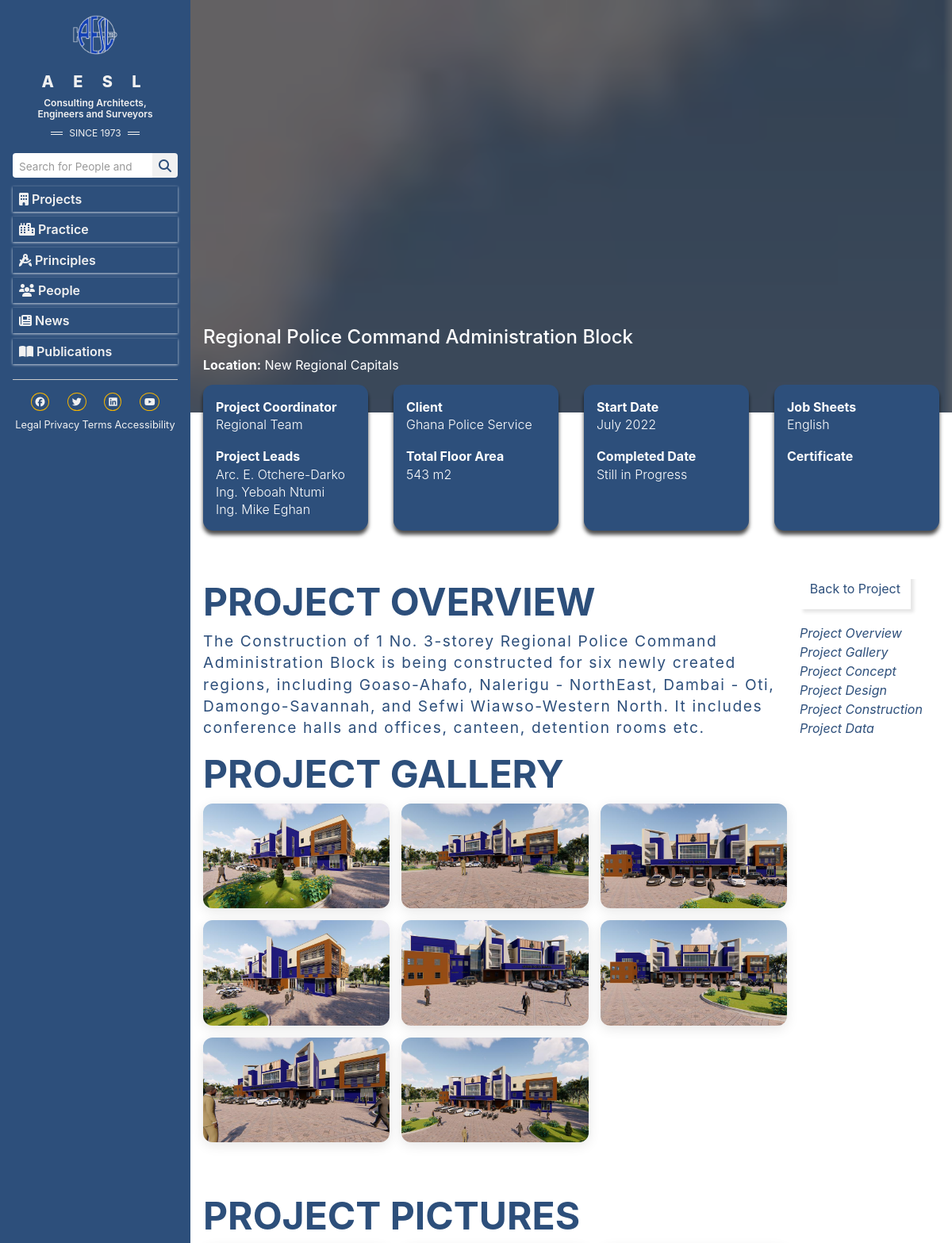
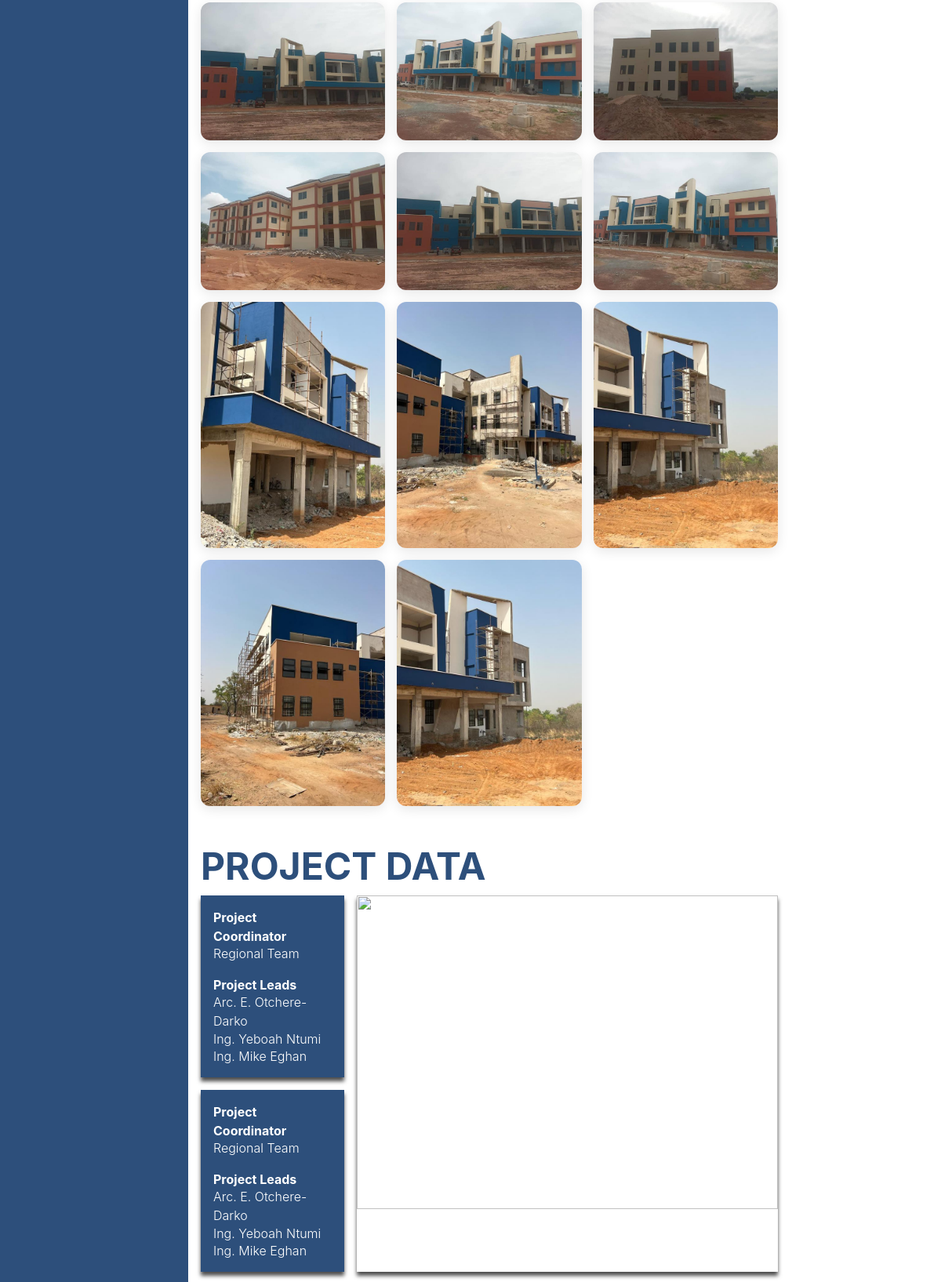
/project/1/ (upper part), run on the app's committed database (2 pictures, top to bottom).
### frontend/models.py (models this page shows, shortened)
class ImageOptimizeMixin:
    IMAGE_MAX_SIZE = (1200, 1200)
    IMAGE_QUALITY = 85

class Project(models.Model, ImageOptimizeMixin):
    title = models.CharField(max_length=200)
    client = models.CharField(max_length=200)
    location = models.CharField(max_length=300, default="Accra")
    picture = models.ImageField(
        upload_to="projects/main_pictures/", blank=True, null=True
    )
    little_text_details = models.TextField()
    project_coordinator = models.CharField(max_length=150)
    project_leaders = models.ManyToManyField(ProjectLeader, related_name="projects")
    other_team_members = models.ManyToManyField(
        ProjectTeamMember, related_name="projects", blank=True
    )
    total_floor_area = models.CharField(max_length=100)
    start_date = models.DateField()
    completed_date = models.DateField(blank=True, null=True)
    job_sheets = models.CharField(max_length=300, blank=True)
    certificate = models.CharField(max_length=300, blank=True)
    category = models.ForeignKey(
        ProjectCategory, on_delete=models.SET_NULL, null=True, related_name="projects"
    )
    created_at = models.DateTimeField(auto_now_add=True)

class ProjectLeader(models.Model):
    full_name = models.CharField(max_length=150)

class ProjectImage(models.Model, ImageOptimizeMixin):
    PROJECT_PICTURE = "project"
    CONSTRUCTION_PICTURE = "construction"
    PROJECT_3D_VISUALIZATIONS_PICTURE = "project_3d_visualizations"
    IMAGE_TYPE_CHOICES = [
        (PROJECT_PICTURE, "Project Pictures"),
        (CONSTRUCTION_PICTURE, "Construction Pictures"),
        (PROJECT_3D_VISUALIZATIONS_PICTURE, "Project 3D Visualizations"),
    ]
    project = models.ForeignKey(
        Project, on_delete=models.CASCADE, related_name="gallery"
    )
    image = models.ImageField(upload_to="projects/gallery/")
    image_type = models.CharField(max_length=30, choices=IMAGE_TYPE_CHOICES)
    uploaded_at = models.DateTimeField(auto_now_add=True)

### frontend/views.py (the view)
# urls.py: path("project/<int:pk>/", ProjectDetailView.as_view(), name="project_detail"),
class ProjectDetailView(DetailView):
    model = Project
    template_name = "frontend/project_detail.html"
    context_object_name = "project"  # Default is 'object', but we can use 'project'
    def get_context_data(self, **kwargs):
        context = super().get_context_data(**kwargs)
        project = self.get_object()
        context["project_pictures"] = project.gallery.filter(image_type="project")
        context["construction_pictures"] = project.gallery.filter(
            image_type="construction"
        )
        context["project_3d_visualization_picture"] = project.gallery.filter(
            image_type="project_3d_visualizations"
        )
        context["title"] = "Projects"
        return context

### templates/frontend/project_detail.html (shortened to what this page needs)
{% extends 'base.html' %}
{% load static %}
{% block content %}
{% if project.picture %}
<section style="background-image: url('{{ project.picture.url }}')" class="projects__detail__parallax">
    <div class="projects__detail__overlay"></div>
    <div class="details__content">
      <h4>{{project.title}}</h4>
      <p><strong>Location:</strong> {{ project.location }}</p>
    </div>
  </section>
{% endif %}
<section class="details__cards">
  <div class="details__card">
    <div class="details__card-head">
      <p class="details__head">Project Coordinator</p>
      <p class="details__body">{{ project.project_coordinator }}</p>
    </div>
    <div class="details__card-body">
      <p class="details__head">Project Leads</p>
        {% for leader in project.project_leaders.all %}
          <p class="details__body">{{ leader.full_name }}</p>
        {% endfor %}
    </div>
  </div>
  <div class="details__card">
    <div class="details__card-head">
      <p class="details__head">Client</p>
      <p class="details__body">{{ project.client }}</p>
    </div>
    <div class="details__card-body">
      <p class="details__head">Total Floor Area</p>
      <p class="details__body">{{ project.total_floor_area }}</p>
    </div>
  </div>
  <div class="details__card">
    <div class="details__card-head">
      <p class="details__head">Start Date</p>
      <p class="details__body">{{ project.start_date|date:"F Y" }}</p>
    </div>
    <div class="details__card-body">
      <p class="details__head">Completed Date</p>
      {% if project.completed_date %}
        {{ project.completed_date|date:"F Y" }}
      {% else %}
        <span class="details__body">Still in Progress</span>
      {% endif %}
    </div>
  </div>
    <div class="details__card">
      <div class="details__card-head">
        {% if project.job_sheets %}
        <p class="details__head">Job Sheets</p>
        <p class="details__body">{{ project.job_sheets }}</p>
        {% endif %}
      </div>
      <div class="details__card-body">
        <p class="details__head">Certificate</p>
      </div>
    </div>
</section>
<section class="details__wrapper">
  <div class="wrapper__1">
    <section id="overview" class="project__details-text">
      <h2>Project Overview</h2>
      <p>{{ project.little_text_details }}</p>
    </section>
    {% if project_pictures %}
    <section id="gallery" class="projects__details-gallery">
      <h2>Project Gallery</h2>
      <div class="projects__masonry-gallery">
        {% for img in project_pictures %}
        <div class="projects__image">
          <img src="{{ img.image.url }}" alt="Project Image">
        </div>
        {% empty %}
        <p>No project pictures available.</p>
        {% endfor %}
      </div>
    </section>
    {% endif %}
    {% if construction_pictures %}
    <section id="construction" class="projects__construction-gallery">
      <h2>Project Pictures</h2>
      <div class="projects__masonry-gallery">
        {% for img in construction_pictures %}
        <div class="projects__image">
          <img src="{{ img.image.url }}" alt="Project Image">
        </div>
        {% empty %}
        <p>No project pictures available.</p>
        {% endfor %}
      </div>
    </section>
    {% endif %}
  <section id="data" class="projects__detail-data">
    <h2>Project Data</h2>
    <div class="projects__data">
      <div class="data__grid-top">
        <div style="border-radius:0px" class="details__card">
          <div class="details__card-head">
            <p class="details__head">Project Coordinator</p>
            <p class="details__body">{{ project.project_coordinator }}</p>
          </div>
          <div class="details__card-body">
            <p class="details__head">Project Leads</p>
            {% for leader in project.project_leaders.all %}
            <p class="details__body">{{ leader.full_name }}</p>
            {% endfor %}
          </div>
        </div>
        <div style="border-radius:0px" class="details__card">
          <div class="details__card-head">
            <p class="details__head">Project Coordinator</p>
            <p class="details__body">{{ project.project_coordinator }}</p>
          </div>
          <div class="details__card-body">
            <p class="details__head">Project Leads</p>
            {% for leader in project.project_leaders.all %}
            <p class="details__body">{{ leader.full_name }}</p>
            {% endfor %}
          </div>
        </div>
      </div>
      <div class="projects__data-span">
        <img src="{% static 'img/statlight.jpg' %}" />
      </div>
    </div>
  </section>
  </div>
  <aside class="wrapper_2">
    <a href="#top">Back to Project</a>
    <div class="wrapper__links">
      <a href="#overview">Project Overview</a>
      <a href="#gallery">Project Gallery</a>
      <a href="#concept">Project Concept</a>
      <a href="#design">Project Design</a>
      <a href="#construction">Project Construction</a>
      <a href="#data">Project Data</a>
  </aside>
</section>
{% endblock content %}

### static/css/base.css (style rules this page uses)
*, *::before, *::after { margin: 0; padding: 0; box-sizing: border-box; }
:root { --primary-color: #2d4f7b; --secondary-color: #F4B400; --secondary-color-light: #F6BE2C; --text-color: #1a1a1a; --text-base-color: #f1f1f1; --background-color: #f5f5f5; --font-family: "Ubuntu", sans-serif; }
html { font-size: 16px; scroll-behavior: smooth; }
body { font-family: var(--font-family); line-height: 1.6; color: #1a1a1a; background-color: #f9f9f9; }
h1, h2, h3, h4, h5, h6 { font-weight: 600; margin-bottom: 1rem; }
img { max-width: 100%; display: block; }

### static/css/projects.css (style rules this page uses)
.projects__detail__parallax { position: relative; height: 65vh; background-position: bottom; background-size: cover; background-attachment: fixed; background-repeat: no-repeat; display: flex; flex-direction: column; justify-content: start; align-items: start; }
.projects__detail__overlay { position: absolute; inset: 0; background: rgba(0, 0, 0, 0.55); }
.details__content { position: absolute; color: white; padding: 1rem; bottom: 1rem; z-index: 2; }
.details__cards { display: grid; grid-template-columns: repeat(4, 1fr); gap: 2rem; position: relative; padding: 0.8rem 1rem; top: -3rem; z-index: 9; }
.details__card { border-radius: 0.8rem; background-color: var(--primary-color); color: #fff; padding: 1rem; box-shadow: 0 5px 5px rgba(0, 0, 0, 0.7); }
.details__card-head { margin-bottom: 1rem; }
.details__head { font-weight: 700; margin-bottom: -0.1rem; }
.details__card-body p:not(:first-of-type) { margin-bottom: -0.1rem; }
.details__body { font-weight: 300; }
.details__wrapper { display: grid; grid-template-columns: repeat(5, 1fr); gap: 1; overflow: hidden; }
.wrapper__1 { grid-column: span 4; }
.wrapper_2 { grid-column: span 1; margin-bottom: 2rem; }
.wrapper_2 > a { color: var(--primary-color); padding: 1rem 0.8rem; box-shadow: 4px 4px 4px rgba(0, 0, 0, 0.1); margin-bottom: 3rem; }
.wrapper__links { display: flex; justify-content: start; align-items: start; flex-direction: column; margin-top: 2rem; }
.wrapper__links a { color: var(--primary-color); font-style: italic; transition: hover cubic-bezier(0.785, 0.135, 0.15, 0.86); }
.project__details-text, .projects__details-gallery, .projects__construction-gallery, .projects__detail-data { padding: 0 1rem; }
.project__details-text h2, .projects__details-gallery h2, .projects__construction-gallery h2, .projects__detail-data h2 { font-size: 3rem; text-transform: uppercase; color: var(--primary-color); font-weight: 700; }
.project__details-text p { letter-spacing: 0.1rem; line-height: 1.7rem; font-size: 1.2rem; color: var(--primary-color); }
.projects__details-gallery h2 { font-size: 3rem; }
.projects__masonry-gallery { display: grid; grid-template-columns: repeat(3, 1fr); gap: 15px; }
.projects__image { border-radius: 12px; overflow: hidden; box-shadow: 0 4px 15px rgba(0, 0, 0, 0.1); transition: transform 0.3s, box-shadow 0.3s; }
.projects__image img { width: 100%; height: auto; object-fit: cover; display: block; }
.projects__construction-gallery h2 { margin-top: 4rem; }
.projects__detail-data { margin-top: 3rem; }
.data__grid-top { display: grid; grid-template-columns: repeat(1, 1fr); gap: 1rem; }
.projects__data { display: grid; grid-template-columns: repeat(3, 1fr); gap: 1rem; }
.projects__data-span { grid-column: span 2; box-shadow: 0 5px 5px rgba(0, 0, 0, 0.7); }
.projects__data-span img { width: 100%; height: 400px; }

### data on the page
Project: picture (picture), title "Regional Police Command Administration Block", location "New Regional Capitals", project_coordinator "Regional Team", client "Ghana Police Service", total_floor_area "543 m2", start_date "July 2022", job_sheets "English", little_text_details "The Construction of 1 No. 3-storey Regional Police Command Administration Block is being constructed for six newly created regions, including Goaso-Ahafo, Nalerigu - NorthEast, Dambai - Oti, Damongo-Savannah, and Sefwi Wiawso-Western North. It includes conference halls and offices, canteen, detention rooms etc."
ProjectLeader: full_name "Arc. E. Otchere-Darko"
ProjectLeader: full_name "Ing. Yeboah Ntumi"
ProjectLeader: full_name "Ing. Mike Eghan"
ProjectImage: image (picture)
ProjectImage: image (picture)
ProjectImage: image (picture)
ProjectImage: image (picture)
ProjectImage: image (picture)
ProjectImage: image (picture)
ProjectImage: image (picture)
ProjectImage: image (picture)
ProjectImage: image (picture)
ProjectImage: image (picture)
ProjectImage: image (picture)
ProjectImage: image (picture)
ProjectImage: image (picture)
ProjectImage: image (picture)
ProjectImage: image (picture)
ProjectImage: image (picture)
ProjectImage: image (picture)
ProjectImage: image (picture)
ProjectImage: image (picture)
